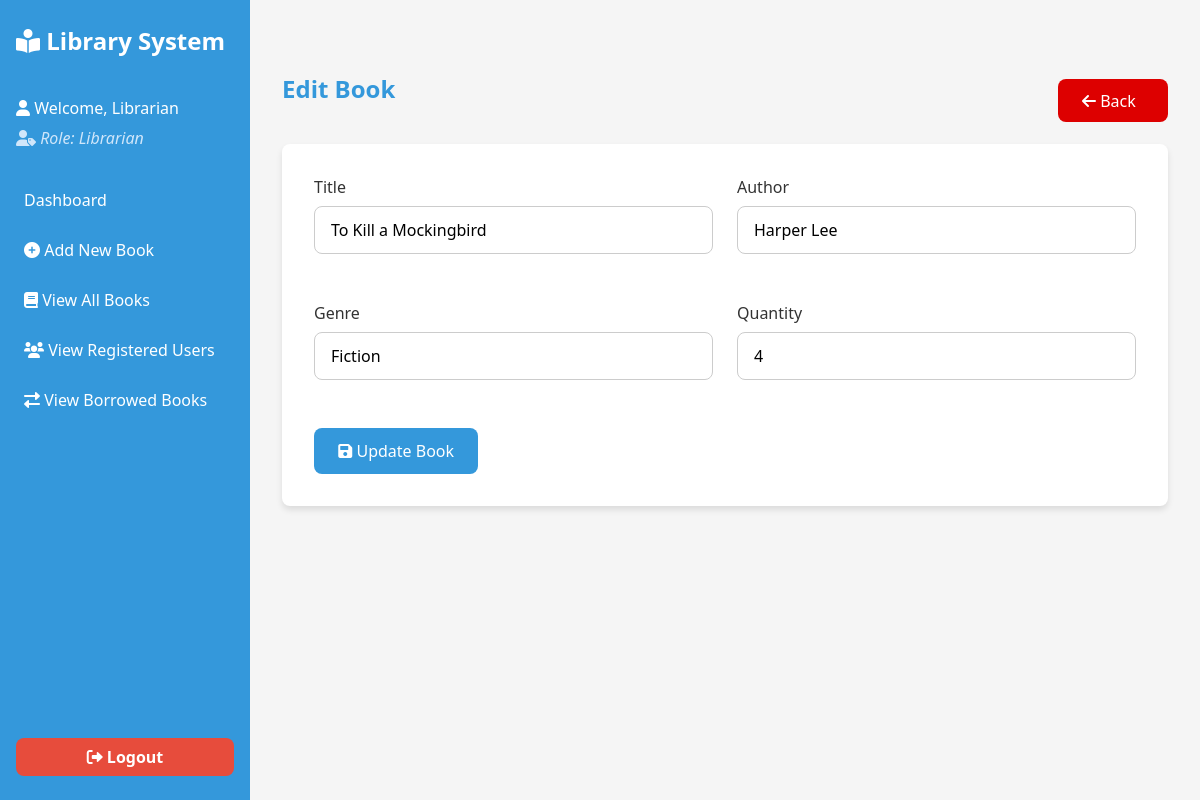
/edit_book.php?id=1 (signed in), run on the app's committed database.
### tables this page shows
CREATE TABLE `books` (
  `id` int(11) NOT NULL,
  `title` varchar(255) NOT NULL,
  `author` varchar(100) DEFAULT NULL,
  `genre` varchar(50) DEFAULT NULL,
  `quantity` int(11) NOT NULL DEFAULT 1,
  `created_at` timestamp NOT NULL DEFAULT current_timestamp()
);

### edit_book.php (the view, shortened to what this page needs)
<?php
require 'db.php';
$bookId = intval($_GET['id']);
$stmt = $conn->prepare("SELECT * FROM books WHERE id = ?");
$stmt->bind_param("i", $bookId);
$stmt->execute();
$result = $stmt->get_result();
$book = $result->fetch_assoc();
$title = $book['title'];
$author = $book['author'];
$genre = $book['genre'];
$quantity = $book['quantity'];
?>
<!DOCTYPE html>
<html lang="en">
<head>
    <link rel="stylesheet" href="https://cdnjs.cloudflare.com/ajax/libs/font-awesome/6.0.0/css/all.min.css">
    <link rel="stylesheet" href="css/style.css">
</head>
<body>
    <div class="dashboard-container">
        <?php include 'partials/sidebar.php'; ?>
        <main class="main-content">
            <div class="heading-row">
                <h2>Edit Book</h2>
                <a href="view_books.php" class="btn back-btn"><i class="fas fa-arrow-left"></i> Back</a>
            </div>
            <form action="edit_book.php?id=<?= $bookId ?>" method="POST" class="book-form">
                <div class="form-row">
                    <div class="form-group">
                        <label for="title">Title</label>
                        <input type="text" name="title" id="title" value="<?= htmlspecialchars($title) ?>" required>
                    </div>
                    <div class="form-group">
                        <label for="author">Author</label>
                        <input type="text" name="author" id="author" value="<?= htmlspecialchars($author) ?>" required>
                    </div>
                </div>
                <div class="form-row">
                    <div class="form-group">
                        <label for="genre">Genre</label>
                        <input type="text" name="genre" id="genre" value="<?= htmlspecialchars($genre) ?>" required>
                    </div>
                    <div class="form-group">
                        <label for="quantity">Quantity</label>
                        <input type="number" name="quantity" id="quantity" value="<?= htmlspecialchars($quantity) ?>">
                    </div>
                </div>
                <button type="submit" class="btn"><i class="fas fa-save"></i> Update Book</button>
            </form>
        </main>
    </div>
</body>
</html>

### css/style.css (style rules this page uses)
:root { --primary-color: #3498db; --secondary-color: #2980b9; --danger-color: #dd0000; --danger-sec-color: #c50000; --error-color: #e74c3c; --success-color: #2ecc71; --text-color: #333; --light-gray: #f5f5f5; --border-radius: 8px; --box-shadow: 0 4px 6px rgba(0, 0, 0, 0.1); }
* { margin: 0; padding: 0; box-sizing: border-box; font-family: 'Segoe UI', Tahoma, Geneva, Verdana, sans-serif; }
body { background-color: var(--light-gray); display: flex; justify-content: center; align-items: center; min-height: 100vh; color: var(--text-color); background-image: linear-gradient(135deg, #f5f7fa 0%, #a6c4f3 100%); }
h2 { margin-bottom: 1.5rem; color: var(--primary-color); }
.form-group { margin-bottom: 1.5rem; text-align: left; }
.form-group label { display: block; margin-bottom: 0.5rem; font-weight: 500; }
.btn { width: 100%; padding: 0.75rem; background-color: var(--primary-color); color: white; border: none; border-radius: var(--border-radius); font-size: 1rem; font-weight: 500; cursor: pointer; transition: background-color 0.3s ease; }
.dashboard-container { display: flex; height: 100vh; width: 100%; overflow: hidden; }
.main-content { flex: 1; padding: 2rem; background-color: var(--light-gray); overflow-y: auto; }
.book-form { background: white; padding: 2rem; border-radius: var(--border-radius); box-shadow: var(--box-shadow); max-width: 1200px; width: 100%; }
.book-form .form-row { display: flex; gap: 1.5rem; margin-bottom: 1.5rem; flex-wrap: wrap; }
.book-form .form-group { flex: 1; display: flex; flex-direction: column; }
.book-form label { font-weight: 500; margin-bottom: 0.5rem; }
.book-form input { padding: 0.75rem 1rem; border: 1px solid #ccc; border-radius: var(--border-radius); font-size: 1rem; transition: border-color 0.3s ease; }
.book-form .btn { display: inline-block; background-color: var(--primary-color); color: white; padding: 0.75rem 1.5rem; border: none; border-radius: var(--border-radius); cursor: pointer; font-size: 1rem; font-weight: 500; transition: background-color 0.3s ease; width: 20%; }
.heading-row { margin-top: 40px; display: flex; justify-content: space-between; align-items: center; margin-bottom: 15px; }
.back-btn { display: inline-block; background-color: var(--danger-color); color: white; padding: 0.65rem 1.5rem; border: none; border-radius: var(--border-radius); cursor: pointer; font-size: 1rem; font-weight: 500; transition: background-color 0.3s ease; width: 110px; text-decoration: none; }

### data on the page
books: title "To Kill a Mockingbird", author "Harper Lee", genre "Fiction", quantity "4"

### other printed values
$name "Librarian"
$role "Librarian"
